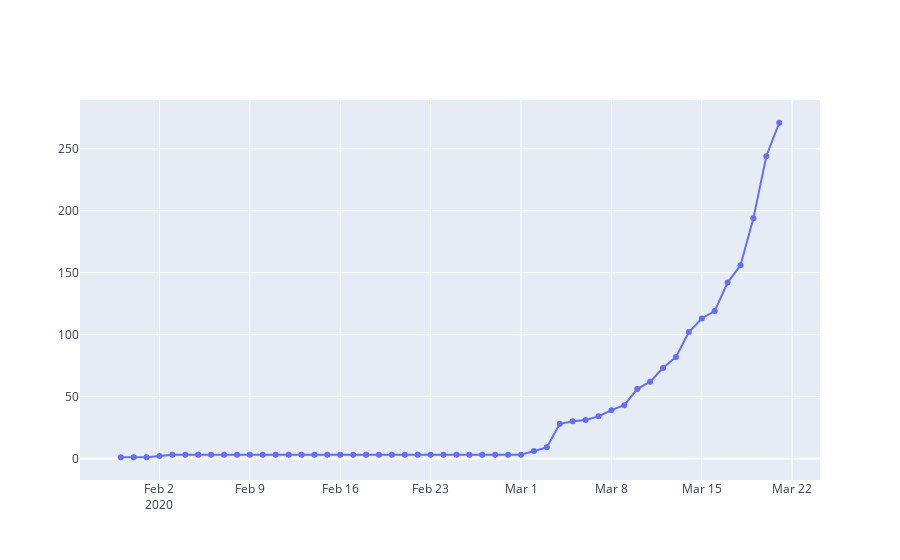

The notebook cell this image was saved under:
### Code cell
fig = go.Figure()
fig.add_trace(go.Scatter(x= dbd_India['Date'], y= dbd_India['Total Cases'], mode ='lines+markers') )
